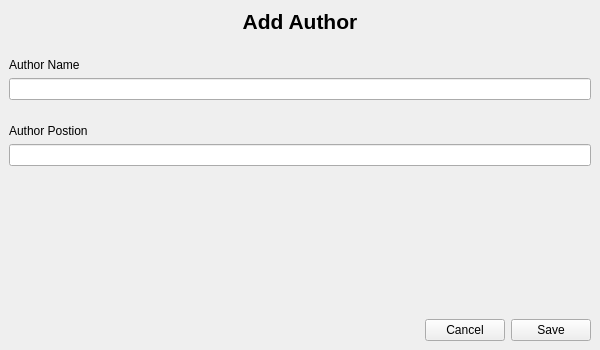
<?xml version="1.0" encoding="UTF-8"?>
<ui version="4.0">
 <class>Form</class>
 <widget class="QWidget" name="Form">
  <property name="geometry">
   <rect>
    <x>0</x>
    <y>0</y>
    <width>600</width>
    <height>350</height>
   </rect>
  </property>
  <property name="minimumSize">
   <size>
    <width>0</width>
    <height>0</height>
   </size>
  </property>
  <property name="maximumSize">
   <size>
    <width>600</width>
    <height>350</height>
   </size>
  </property>
  <property name="windowTitle">
   <string>Form</string>
  </property>
  <layout class="QVBoxLayout" name="verticalLayout_3">
   <property name="leftMargin">
    <number>0</number>
   </property>
   <property name="topMargin">
    <number>0</number>
   </property>
   <property name="rightMargin">
    <number>0</number>
   </property>
   <property name="bottomMargin">
    <number>0</number>
   </property>
   <item>
    <widget class="QWidget" name="widget" native="true">
     <layout class="QHBoxLayout" name="horizontalLayout">
      <item>
       <widget class="QLabel" name="label">
        <property name="font">
         <font>
          <pointsize>16</pointsize>
          <weight>75</weight>
          <bold>true</bold>
         </font>
        </property>
        <property name="text">
         <string>Add Author</string>
        </property>
        <property name="alignment">
         <set>Qt::AlignCenter</set>
        </property>
       </widget>
      </item>
     </layout>
    </widget>
   </item>
   <item>
    <widget class="QWidget" name="widget_2" native="true">
     <layout class="QVBoxLayout" name="verticalLayout">
      <item>
       <widget class="QLabel" name="label_2">
        <property name="text">
         <string>Author Name</string>
        </property>
       </widget>
      </item>
      <item>
       <widget class="QLineEdit" name="authorNameLineEdit"/>
      </item>
     </layout>
    </widget>
   </item>
   <item>
    <widget class="QWidget" name="widget_3" native="true">
     <layout class="QVBoxLayout" name="verticalLayout_2">
      <item>
       <widget class="QLabel" name="label_3">
        <property name="text">
         <string>Author Postion</string>
        </property>
       </widget>
      </item>
      <item>
       <widget class="QLineEdit" name="authorPostionLineEdit"/>
      </item>
      <item>
       <spacer name="verticalSpacer">
        <property name="orientation">
         <enum>Qt::Vertical</enum>
        </property>
        <property name="sizeHint" stdset="0">
         <size>
          <width>20</width>
          <height>40</height>
         </size>
        </property>
       </spacer>
      </item>
     </layout>
    </widget>
   </item>
   <item>
    <widget class="QWidget" name="widget_4" native="true">
     <layout class="QHBoxLayout" name="horizontalLayout_2">
      <item>
       <spacer name="horizontalSpacer">
        <property name="orientation">
         <enum>Qt::Horizontal</enum>
        </property>
        <property name="sizeHint" stdset="0">
         <size>
          <width>456</width>
          <height>20</height>
         </size>
        </property>
       </spacer>
      </item>
      <item>
       <widget class="QPushButton" name="cancelBtn">
        <property name="text">
         <string>Cancel</string>
        </property>
       </widget>
      </item>
      <item>
       <widget class="QPushButton" name="saveBtn">
        <property name="text">
         <string>Save</string>
        </property>
       </widget>
      </item>
     </layout>
    </widget>
   </item>
  </layout>
 </widget>
 <resources/>
 <connections/>
</ui>
